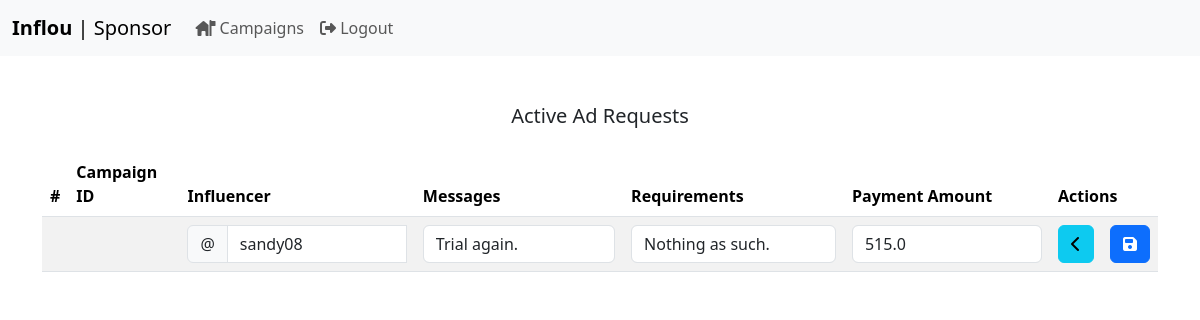
The page /sponsor/campaigns/1/adreqs/1/edit (signed in) on the database its author committed.
### models.py (models this page shows, shortened)
class User(db.Model):
  __tablename__ = 'user'
  id = db.Column(db.Integer, primary_key = True, nullable = False)
  username = db.Column(db.String(32), unique=True, nullable = False)
  passhash = db.Column(db.String(512), nullable = False)
  type = db.Column(db.String(16), nullable = False)
  @property
  def password(self):
    raise AttributeError('Password is not a readable attribute.')

class Ad_Request(db.Model):
  __tablename__ = 'ad_request'
  id = db.Column(db.Integer, primary_key = True, nullable = False)
  campaign_id = db.Column(db.Integer, db.ForeignKey('campaign.id'), nullable = False)
  influencer_id = db.Column(db.Integer, db.ForeignKey('influencer.id'), nullable = False)
  messages = db.Column(db.String(256), nullable = False)
  requirements = db.Column(db.String(256), nullable = False)
  payment_amount = db.Column(db.Float, nullable = False)
  sponsor_status = db.Column(db.String(16), default='pending', nullable = False)
  influencer_status = db.Column(db.String(16), default='pending', nullable = False)
  by_sponsor = db.Column(db.Boolean, default=False, nullable=False)
  by_influencer = db.Column(db.Boolean, default=False, nullable=False)
  flag = db.Column(db.Boolean, default=False, nullable=False)

### routes.py (the view)
@app.route('/sponsor/campaigns/<int:campaign_id>/adreqs/<int:ad_id>/edit')
@sponsor_required
def sponsor_campaigns_adreq_edit(campaign_id, ad_id):
  ad = Ad_Request.query.filter_by(id=ad_id).first()
  user = User.query.filter_by(id=session['user_id']).first()
  sponsor = Sponsor.query.filter_by(user_id=user.id).first()
  if not ad:
    flash('Ad request does not exist.')
    return redirect(url_for('sponsor_campaigns_view', id = campaign_id))
  return render_template('edit-adreq.html', ad=ad, User=User, Influencer=Influencer, user=user, sponsor=sponsor)

### routes.py (called while the page is built)
def sponsor_required(func):
  @wraps(func)
  def inner(*args, **kwargs):
    if 'user_id' in session:
      user = User.query.get(session['user_id'])
      if user.type != 'sponsor':
        flash('You must be a sponsor to access this page.')
        return redirect(url_for('logout'))
    else:
      flash('You need to login first.')
      return redirect(url_for('login'))
    return func(*args, **kwargs)
  return inner

### templates/edit-adreq.html (shortened to what this page needs)
{% extends 'layout.html' %}
{% block content %}
<div>
  <h5 class="mt-5 mb-0 text-center">Active Ad Requests</h5>
  <table class="table table-striped mt-4">
    <thead>
      <tr>
        <th scope="col">#</th>
        <th scope="col">Campaign ID</th>
        {% if sponsor %}
          <th scope="col">Influencer</th>
        {% endif %}
        <th scope="col">Messages</th>
        <th scope="col">Requirements</th>
        <th scope="col">Payment Amount</th>
        <th scope="col" colspan="4">Actions</th>
      </tr>
    </thead>
    <tbody>
      <form method="post">
        <tr>
          <th scope="row"></th>
          <td></td>
          <td>
            {% if sponsor %}
            <div class="input-group">
              <span class="input-group-text" id="basic-addon1">@</span>
              <input class="form-control" value="{{User.query.filter_by(id=Influencer.query.filter_by(id=ad.influencer_id).first().user_id).first().username}}" list="influencers" name="influencer_username" id="influencer_username" placeholder="Type to search...">
            </div>
            {% endif %}
          </td>
          <td><input type="text" value="{{ad.messages}}" name="messages" id="messages" class="form-control" required></td>
          <td><input type="text" value="{{ad.requirements}}" name="requirements" id="requirements" class="form-control" required></td>
          <td><input type="text" value="{{ad.payment_amount}}" name="payment_amount" id="payment_amount" class="form-control" required></td>
          <td colspan="2">
            {% if sponsor %}
            <a class="btn btn-info" href="{{url_for('sponsor_campaigns_view', id = ad.campaign_id)}}" role="button"><i class="fa-solid fa-chevron-left"></i></a>
            {% elif influencer %}
            <a class="btn btn-info" href="{{url_for('influencer_campaigns_view', id = ad.campaign_id)}}" role="button"><i class="fa-solid fa-chevron-left"></i></a>
            {% else %}
            <a class="btn btn-info" href="{{url_for('admin_home', id = ad.campaign_id)}}" role="button"><i class="fa-solid fa-chevron-left"></i></a>
            {% endif %}
          </td>
          <td><button class="btn btn-primary" type="submit" value="Add"><i class="fa-solid fa-floppy-disk"></i></button></td>
        </tr>
      </form>
    </tbody>
  </table>
</div>
{% endblock %}

### rows shown on the page
User: influencer_username "sandy08"
Ad_Request: messages "Trial again.", requirements "Nothing as such.", payment_amount "515.0"
